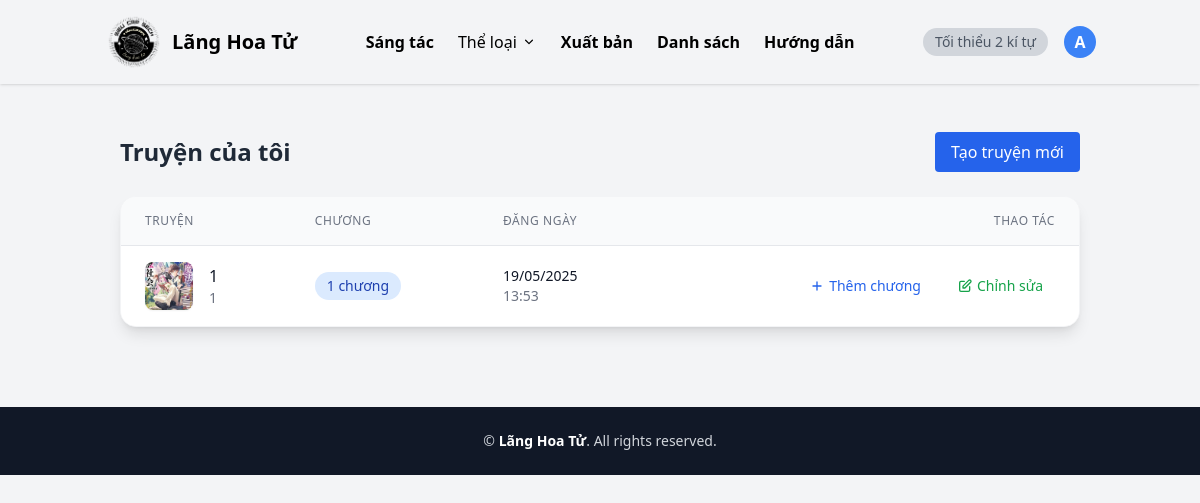
/uploads/my_uploads/ (signed in), run on the app's committed database.
### users/models.py (models this page shows, shortened)
class User(AbstractUser):
    avatar = models.ImageField(upload_to='avatars/', null=True, blank=True)
    bio = models.TextField(blank=True)
    is_author = models.BooleanField(default=False)

### uploads/models.py (models this page shows, shortened)
class NovelUpload(models.Model):
    STATUS_CHOICES = [
        ('pending', 'Pending'),
        ('approved', 'Approved'),
        ('rejected', 'Rejected'),
    ]
    user = models.ForeignKey(settings.AUTH_USER_MODEL, on_delete=models.CASCADE, related_name='uploads')
    title = models.CharField(max_length=255)
    description = models.TextField()
    author = models.CharField(max_length=255)
    cover_image = models.ImageField(upload_to='uploads/covers/', blank=True, null=True)
    status = models.CharField(max_length=10, choices=STATUS_CHOICES, default='approved')
    novel = models.ForeignKey(Novel, on_delete=models.SET_NULL, null=True, blank=True, related_name='uploads')
    uploaded_at = models.DateTimeField(auto_now_add=True)

### uploads/views.py (the view)
# urls.py: path('my_uploads/', views.my_uploads, name='my_uploads'),
@login_required
def my_uploads(request):
    uploads = NovelUpload.objects.filter(user=request.user).order_by('-uploaded_at')
    return render(request, 'uploads/my_uploads.html', {'uploads': uploads})

### novels/context_processors.py (called while the page is built)
def genres_processor(request):
    return {'genres': Genre.objects.all()}

### templates/uploads/my_uploads.html (shortened to what this page needs)
{% extends "index.html" %}
{% block content %}
<div class="max-w-6xl mx-auto py-8 px-4">
    <div class="flex justify-between items-center mb-6">
        <h1 class="text-2xl font-bold text-gray-800">Truyện của tôi</h1>
        <a href="{% url 'upload_novel' %}" class="bg-blue-600 hover:bg-blue-700 text-white font-medium py-2 px-4 rounded focus:ring-2 focus:ring-offset-2 focus:ring-blue-500">
            Tạo truyện mới
        </a>
    </div>
    {% if uploads %}
        <div class="bg-white rounded-2xl shadow-lg overflow-hidden border border-gray-100 transition-all duration-300 hover:shadow-xl">
            <div class="overflow-x-auto">
                <table class="min-w-full divide-y divide-gray-200">
                    <thead class="bg-gray-50">
                        <tr>
                            <th scope="col" class="px-6 py-4 text-left text-xs font-medium text-gray-500 uppercase tracking-wider">
                                Truyện
                            </th>
                            <th scope="col" class="px-6 py-4 text-left text-xs font-medium text-gray-500 uppercase tracking-wider">
                                Chương
                            </th>
                            <th scope="col" class="px-6 py-4 text-left text-xs font-medium text-gray-500 uppercase tracking-wider">
                                Đăng ngày
                            </th>
                            <th scope="col" class="px-6 py-4 text-right text-xs font-medium text-gray-500 uppercase tracking-wider">
                                Thao tác
                            </th>
                        </tr>
                    </thead>
                    <tbody class="bg-white divide-y divide-gray-200">
                        {% for upload in uploads %}
                        <tr class="hover:bg-gray-50 transition-colors duration-200">
                            <td class="px-6 py-4 whitespace-nowrap">
                                <div class="flex items-center space-x-4">
                                    <div class="flex-shrink-0 h-12 w-12">
                                        {% if upload.cover_image %}
                                            <img class="h-12 w-12 rounded-lg object-cover shadow-sm" src="{{ upload.cover_image.url }}" alt="{{ upload.title }}">
                                        {% endif %}
                                    </div>
                                    <div>
                                        <div class="font-medium text-gray-900">
                                            {% if upload.novel %}
                                                <a href="{% url 'novels:novel_detail' novel_id=upload.novel.id %}" class="hover:text-blue-600 transition-colors duration-200">
                                                    {{ upload.title }}
                                                </a>
                                            {% else %}
                                                {{ upload.title }}
                                            {% endif %}
                                        </div>
                                        <div class="text-sm text-gray-500">{{ upload.author }}</div>
                                    </div>
                                </div>
                            </td>
                            <td class="px-6 py-4 whitespace-nowrap">
                                <span class="px-3 py-1 inline-flex text-sm leading-5 font-medium rounded-full bg-blue-100 text-blue-800">
                                    {{ upload.chapters.count }} chương
                                </span>
                            </td>
                            <td class="px-6 py-4 whitespace-nowrap">
                                <div class="text-sm text-gray-900">{{ upload.uploaded_at|date:"d/m/Y" }}</div>
                                <div class="text-sm text-gray-500">{{ upload.uploaded_at|time:"H:i" }}</div>
                            </td>
                            <td class="px-6 py-4 whitespace-nowrap text-right text-sm font-medium">
                                <div class="flex justify-end space-x-3">
                                    <a href="{% url 'upload_chapter' novel_upload_id=upload.id %}" class="text-blue-600 hover:text-blue-900 px-3 py-1 rounded-md hover:bg-blue-50 transition-colors duration-200">
                                        <span class="flex items-center">
                                            <svg xmlns="http://www.w3.org/2000/svg" class="h-4 w-4 mr-1" fill="none" viewBox="0 0 24 24" stroke="currentColor">
                                                <path stroke-linecap="round" stroke-linejoin="round" stroke-width="2" d="M12 6v6m0 0v6m0-6h6m-6 0H6" />
                                            </svg>
                                            Thêm chương
                                        </span>
                                    </a>
                                    <a href="{% url 'edit_novel_upload' novel_upload_id=upload.id %}" class="text-green-600 hover:text-green-900 px-3 py-1 rounded-md hover:bg-green-50 transition-colors duration-200">
                                        <span class="flex items-center">
                                            <svg xmlns="http://www.w3.org/2000/svg" class="h-4 w-4 mr-1" fill="none" viewBox="0 0 24 24" stroke="currentColor">
                                                <path stroke-linecap="round" stroke-linejoin="round" stroke-width="2" d="M11 5H6a2 2 0 00-2 2v11a2 2 0 002 2h11a2 2 0 002-2v-5m-1.414-9.414a2 2 0 112.828 2.828L11.828 15H9v-2.828l8.586-8.586z" />
                                            </svg>
                                            Chỉnh sửa
                                        </span>
                                    </a>
                                </div>
                            </td>
                        </tr>
                        {% endfor %}
                    </tbody>
                </table>
            </div>
        </div>
        {% endif %}
</div>
{% endblock %}

### templates/partials/header.html (shortened to what this page needs)
<nav class="bg-gray-100 text-black shadow" x-data="{ open: false, categoryOpen: false, userMenu: false }">
    <div class="container mx-auto px-4 py-3 flex items-center justify-between">
        <a href="{% url 'novels:novel_list' %}" class="text-xl font-semibold flex items-center gap-2">
            <img src="../../static/langhoatu.png" alt="" width="60">
        <span>Lãng Hoa Tử</span>
        </a>
        <div class="hidden lg:flex items-center gap-6">
            <a href="#" class="font-semibold hover:underline">Sáng tác</a>
            <div class="relative" x-data="{ categoryOpen: false }">
                <button @click="categoryOpen = !categoryOpen" class="flex items-center gap-1 hover:text-blue-600 transition">
                    Thể loại
                    <svg class="w-4 h-4" fill="currentColor" viewBox="0 0 20 20">
                    <path fill-rule="evenodd"
                        d="M5.23 7.21a.75.75 0 011.06.02L10 10.94l3.71-3.71a.75.75 0 111.06 1.06l-4.24 4.24a.75.75 0 01-1.06 0L5.23 8.29a.75.75 0 01.02-1.06z"
                        clip-rule="evenodd" />
                    </svg>
                </button>
            </div>
            <a href="#" class="font-semibold hover:underline">Xuất bản</a>
            <a href="#" class="font-semibold hover:underline">Danh sách</a>
            <a href="#" class="font-semibold hover:underline">Hướng dẫn</a>
        </div>
        <div class="flex items-center gap-4">
            <div class="bg-gray-300 rounded-full px-3 py-1 text-sm text-gray-600">
                Tối thiểu 2 kí tự
            </div>
            <div class="relative" x-data="{ userMenu: false }">
                <button @click="userMenu = !userMenu" class="focus:outline-none">
                    {% if user.is_authenticated %}
                        {% if user.avatar %}
                            <img src="{{ user.avatar.url }}" alt="avatar" class="w-8 h-8 rounded-full object-cover">
                        {% else %}
                            <div class="w-8 h-8 bg-blue-500 rounded-full flex items-center justify-center font-bold text-white uppercase">
                                {{ user.username|first }}
                            </div>
                        {% endif %}
                    {% endif %}
                </button>
            </div>
        </div>
    </div>
</nav>

### data on the page
User: username|first "A"
NovelUpload: cover_image (picture), title "1", author "1", chapters.count "1", uploaded_at "19/05/2025", uploaded_at "13:53"
